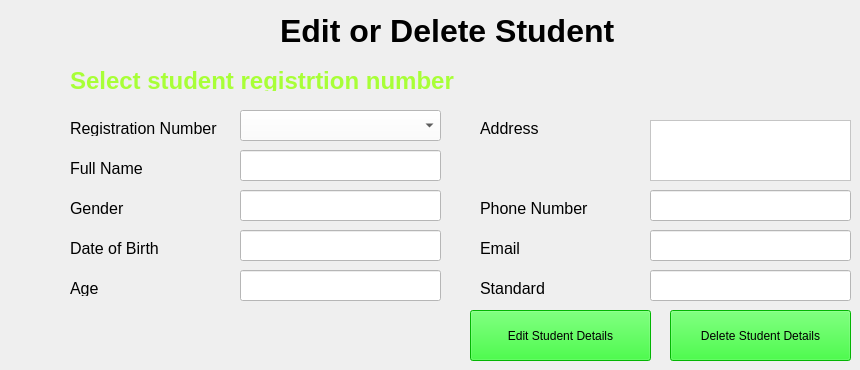
    <widget class="QWidget" name="tab_7">
     <attribute name="title">
      <string>edit student</string>
     </attribute>
     <widget class="QLabel" name="l21">
      <property name="geometry">
       <rect>
        <x>70</x>
        <y>70</y>
        <width>431</width>
        <height>21</height>
       </rect>
      </property>
      <property name="font">
       <font>
        <pointsize>18</pointsize>
        <weight>75</weight>
        <bold>true</bold>
       </font>
      </property>
      <property name="styleSheet">
       <string notr="true">color: rgb(168, 255, 55);</string>
      </property>
      <property name="text">
       <string>Select student registrtion number</string>
      </property>
     </widget>
     <widget class="QLabel" name="label_37">
      <property name="geometry">
       <rect>
        <x>280</x>
        <y>10</y>
        <width>361</width>
        <height>41</height>
       </rect>
      </property>
      <property name="font">
       <font>
        <pointsize>24</pointsize>
        <weight>75</weight>
        <bold>true</bold>
       </font>
      </property>
      <property name="text">
       <string>Edit or Delete Student</string>
      </property>
     </widget>
     <widget class="QLabel" name="label_38">
      <property name="geometry">
       <rect>
        <x>70</x>
        <y>120</y>
        <width>161</width>
        <height>16</height>
       </rect>
      </property>
      <property name="font">
       <font>
        <pointsize>12</pointsize>
       </font>
      </property>
      <property name="text">
       <string>Registration Number</string>
      </property>
     </widget>
     <widget class="QComboBox" name="cb21">
      <property name="geometry">
       <rect>
        <x>240</x>
        <y>110</y>
        <width>201</width>
        <height>31</height>
       </rect>
      </property>
      <property name="styleSheet">
       <string notr="true">background-color: rgb(255, 255, 255);

font: 12pt &quot;MS Shell Dlg 2&quot;;</string>
      </property>
     </widget>
     <widget class="QLabel" name="label_39">
      <property name="geometry">
       <rect>
        <x>70</x>
        <y>160</y>
        <width>161</width>
        <height>16</height>
       </rect>
      </property>
      <property name="font">
       <font>
        <pointsize>12</pointsize>
       </font>
      </property>
      <property name="text">
       <string>Full Name</string>
      </property>
     </widget>
     <widget class="QLineEdit" name="tb21">
      <property name="geometry">
       <rect>
        <x>240</x>
        <y>150</y>
        <width>201</width>
        <height>31</height>
       </rect>
      </property>
      <property name="styleSheet">
       <string notr="true">background-color: rgb(255, 255, 255);

font: 12pt &quot;MS Shell Dlg 2&quot;;</string>
      </property>
     </widget>
     <widget class="QLineEdit" name="tb22">
      <property name="geometry">
       <rect>
        <x>240</x>
        <y>190</y>
        <width>201</width>
        <height>31</height>
       </rect>
      </property>
      <property name="styleSheet">
       <string notr="true">background-color: rgb(255, 255, 255);

font: 12pt &quot;MS Shell Dlg 2&quot;;</string>
      </property>
     </widget>
     <widget class="QLabel" name="label_40">
      <property name="geometry">
       <rect>
        <x>70</x>
        <y>200</y>
        <width>161</width>
        <height>16</height>
       </rect>
      </property>
      <property name="font">
       <font>
        <pointsize>12</pointsize>
       </font>
      </property>
      <property name="text">
       <string>Gender</string>
      </property>
     </widget>
     <widget class="QLineEdit" name="tb23">
      <property name="geometry">
       <rect>
        <x>240</x>
        <y>230</y>
        <width>201</width>
        <height>31</height>
       </rect>
      </property>
      <property name="styleSheet">
       <string notr="true">background-color: rgb(255, 255, 255);

font: 12pt &quot;MS Shell Dlg 2&quot;;</string>
      </property>
     </widget>
     <widget class="QLabel" name="label_41">
      <property name="geometry">
       <rect>
        <x>70</x>
        <y>240</y>
        <width>161</width>
        <height>16</height>
       </rect>
      </property>
      <property name="font">
       <font>
        <pointsize>12</pointsize>
       </font>
      </property>
      <property name="text">
       <string>Date of Birth</string>
      </property>
     </widget>
     <widget class="QLineEdit" name="tb24">
      <property name="geometry">
       <rect>
        <x>240</x>
        <y>270</y>
        <width>201</width>
        <height>31</height>
       </rect>
      </property>
      <property name="styleSheet">
       <string notr="true">background-color: rgb(255, 255, 255);

font: 12pt &quot;MS Shell Dlg 2&quot;;</string>
      </property>
     </widget>
     <widget class="QLabel" name="label_42">
      <property name="geometry">
       <rect>
        <x>70</x>
        <y>280</y>
        <width>161</width>
        <height>16</height>
       </rect>
      </property>
      <property name="font">
       <font>
        <pointsize>12</pointsize>
       </font>
      </property>
      <property name="text">
       <string>Age</string>
      </property>
     </widget>
     <widget class="QLabel" name="label_43">
      <property name="geometry">
       <rect>
        <x>480</x>
        <y>120</y>
        <width>161</width>
        <height>16</height>
       </rect>
      </property>
      <property name="font">
       <font>
        <pointsize>12</pointsize>
       </font>
      </property>
      <property name="text">
       <string>Address</string>
      </property>
     </widget>
     <widget class="QLineEdit" name="tb25">
      <property name="geometry">
       <rect>
        <x>650</x>
        <y>190</y>
        <width>201</width>
        <height>31</height>
       </rect>
      </property>
      <property name="styleSheet">
       <string notr="true">background-color: rgb(255, 255, 255);

font: 12pt &quot;MS Shell Dlg 2&quot;;</string>
      </property>
     </widget>
     <widget class="QLabel" name="label_44">
      <property name="geometry">
       <rect>
        <x>480</x>
        <y>200</y>
        <width>161</width>
        <height>16</height>
       </rect>
      </property>
      <property name="font">
       <font>
        <pointsize>12</pointsize>
       </font>
      </property>
      <property name="text">
       <string>Phone Number</string>
      </property>
     </widget>
     <widget class="QLineEdit" name="tb26">
      <property name="geometry">
       <rect>
        <x>650</x>
        <y>230</y>
        <width>201</width>
        <height>31</height>
       </rect>
      </property>
      <property name="styleSheet">
       <string notr="true">background-color: rgb(255, 255, 255);

font: 12pt &quot;MS Shell Dlg 2&quot;;</string>
      </property>
     </widget>
     <widget class="QLabel" name="label_45">
      <property name="geometry">
       <rect>
        <x>480</x>
        <y>240</y>
        <width>161</width>
        <height>16</height>
       </rect>
      </property>
      <property name="font">
       <font>
        <pointsize>12</pointsize>
       </font>
      </property>
      <property name="text">
       <string>Email</string>
      </property>
     </widget>
     <widget class="QLineEdit" name="tb27">
      <property name="geometry">
       <rect>
        <x>650</x>
        <y>270</y>
        <width>201</width>
        <height>31</height>
       </rect>
      </property>
      <property name="styleSheet">
       <string notr="true">background-color: rgb(255, 255, 255);

font: 12pt &quot;MS Shell Dlg 2&quot;;</string>
      </property>
     </widget>
     <widget class="QLabel" name="label_46">
      <property name="geometry">
       <rect>
        <x>480</x>
        <y>280</y>
        <width>161</width>
        <height>16</height>
       </rect>
      </property>
      <property name="font">
       <font>
        <pointsize>12</pointsize>
       </font>
      </property>
      <property name="text">
       <string>Standard</string>
      </property>
     </widget>
     <widget class="QTextEdit" name="mtb21">
      <property name="geometry">
       <rect>
        <x>650</x>
        <y>120</y>
        <width>201</width>
        <height>61</height>
       </rect>
      </property>
      <property name="styleSheet">
       <string notr="true">background-color: rgb(255, 255, 255);

font: 12pt &quot;MS Shell Dlg 2&quot;;</string>
      </property>
     </widget>
     <widget class="QPushButton" name="b21">
      <property name="geometry">
       <rect>
        <x>470</x>
        <y>310</y>
        <width>181</width>
        <height>51</height>
       </rect>
      </property>
      <property name="styleSheet">
       <string notr="true">background-color: rgb(3, 255, 3);

font: 12pt &quot;MS Shell Dlg 2&quot;;</string>
      </property>
      <property name="text">
       <string>Edit Student Details</string>
      </property>
     </widget>
     <widget class="QPushButton" name="b22">
      <property name="geometry">
       <rect>
        <x>670</x>
        <y>310</y>
        <width>181</width>
        <height>51</height>
       </rect>
      </property>
      <property name="styleSheet">
       <string notr="true">background-color: rgb(3, 255, 3);

font: 12pt &quot;MS Shell Dlg 2&quot;;</string>
      </property>
      <property name="text">
       <string>Delete Student Details</string>
      </property>
     </widget>
    </widget>
